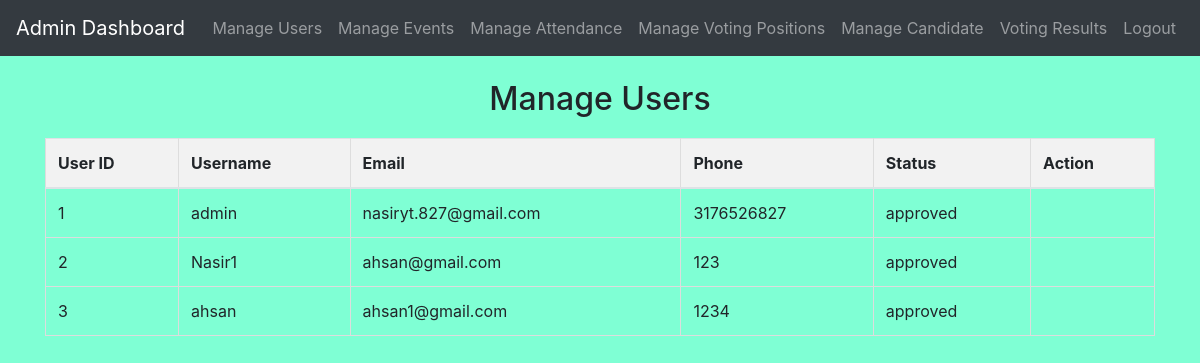
Page /admin/manage_users.php (signed in) on the committed database.
### tables this page shows
CREATE TABLE `users` (
  `id` int(11) NOT NULL,
  `username` varchar(50) NOT NULL,
  `password` varchar(255) NOT NULL,
  `email` varchar(100) NOT NULL,
  `phone` varchar(20) NOT NULL,
  `status` varchar(10) NOT NULL DEFAULT 'pending'
);

### admin/manage_users.php (the view, shortened to what this page needs)
<?php
include('config.php');
function fetchAllUsers($conn) {
    $users_query = "SELECT * FROM users";
    $result = mysqli_query($conn, $users_query);
    $users = mysqli_fetch_all($result, MYSQLI_ASSOC);
    return $users;
}
?>
<!DOCTYPE html>
<html>
<head>
    <link rel="stylesheet" href="https://stackpath.bootstrapcdn.com/bootstrap/4.3.1/css/bootstrap.min.css">
</head>
<body>
<?php include('admin_navbar.php'); ?>
    <div class="container">
        <h2 class="text-center mt-4">Manage Users</h2>
        <table class="table">
            <thead>
                <tr>
                    <th>User ID</th>
                    <th>Username</th>
                    <th>Email</th>
                    <th>Phone</th>
                    <th>Status</th>
                    <th>Action</th>
                </tr>
            </thead>
            <tbody>
                <?php
                $users = fetchAllUsers($conn);
                foreach ($users as $user) {
                    echo "<tr>";
                    echo "<td>" . $user['id'] . "</td>";
                    echo "<td>" . $user['username'] . "</td>";
                    echo "<td>" . $user['email'] . "</td>";
                    echo "<td>" . $user['phone'] . "</td>";
                    echo "<td>" . $user['status'] . "</td>";
                    echo "<td>";
                    echo "</td>";
                    echo "</tr>";
                }
                ?>
            </tbody>
        </table>
    </div>
</body>
</html>

### admin/admin_navbar.php (shortened to what this page needs)
<nav class="navbar navbar-expand-lg navbar-dark bg-dark">
  <a class="navbar-brand" href="admin_home.php">Admin Dashboard</a>
  <div class="collapse navbar-collapse" id="navbarNav">
    <ul class="navbar-nav ml-auto">
      <li class="nav-item ">
        <a class="nav-link" href="manage_users.php">Manage Users</a>
      </li>
      <li class="nav-item ">
        <a class="nav-link" href="manage_events.php">Manage Events</a>
      </li>
      <li class="nav-item ">
        <a class="nav-link" href="view_attendance.php">Manage Attendance</a>
      </li>
      <li class="nav-item ">
        <a class="nav-link" href="manage_voting_positions.php">Manage Voting Positions</a>
      </li>
      <li class="nav-item ">
        <a class="nav-link" href="manage_candidate.php">Manage Candidate</a>
      </li>
      <li class="nav-item ">
        <a class="nav-link" href="winner.php">Voting Results</a>
      </li>
      <li class="nav-item">
        <a class="nav-link" href="logout.php">Logout</a>
      </li>
    </ul>
  </div>
</nav>

### admin/manage_users.php (style rules this page uses)
body { background-color: aquamarine; }
h2 { margin-bottom: 20px; }
table { width: 100%; border-collapse: collapse; margin-top: 20px; }
th, td { border: 1px solid #ddd; padding: 8px; text-align: left; }
th { background-color: #f2f2f2; }

### rows in the picture
users: id "1", username "admin", email "nasiryt.827@gmail.com", phone "3176526827", status "approved"
users: id "2", username "Nasir1", email "ahsan@gmail.com", phone "123", status "approved"
users: id "3", username "ahsan", email "ahsan1@gmail.com", phone "1234", status "approved"
